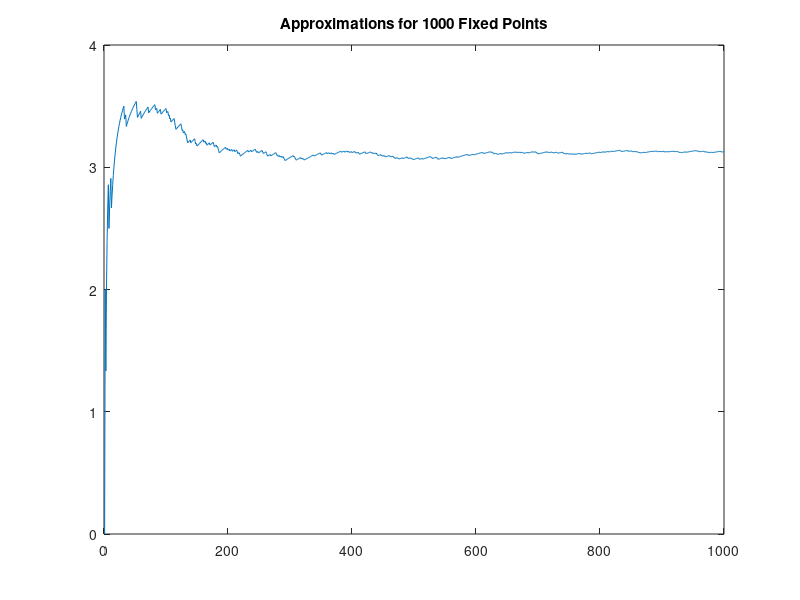

The MATLAB script that drew this image: (Note: this script raises an error after producing the figure.)
%%Homework One AMS595
%%Ramona Tobey 
%%id: 117607747
%{Assignment:The value of π can be estimated using a Monte Carlo algorithm by leveraging the
%relationship between the probability that randomly chosen points in the x − y plane
%fall within a specific region and the area of that region. Specifically, if we randomly
%select (x, y) ∈ [0, 1] × [0, 1] , these points will always lie within a unit square. Some
%of these points may also lie within a quarter of a circle with radius 1, centered at the
%origin. The area of this quarter circle is π/4, which represents the probability that a
%given random point will fall inside the circle. We can use this approach to compute
%π by generating a large number of random points and counting how many fall inside
%the circle compared to the total number of points generated (i.e., those that fall
%within the square). The ratio of these two quantities will approximate π/4. As the
%number of random points increases, the precision of our approximation improves


%Note about my code: for parts A, B, and C I assume that the code of the
%parts not being run will be commented out/run by section to not get three results all at
%once, or copied and pasted sperately to be run. Because of this, I reused
%some variable names through the different parts but it also should be fine
%if it's all ran at once since they are redefined before being used again
%% 

%Part A - for loop:

fixedPoints = [10^3,10^4,10^5,10^6,10^7]; %to set for different amount of fixed points

runTimes = zeros(5); %to store toc output for each number of fixed points

for j=1:5
    tic
    circlePts = 0; %to count how many fall in the circle
    piApproximations = zeros(1,fixedPoints(j)); %store the value corresponding to each i
    %where I run the approximations by creating fixedPoints number of
    %points and counting the ones in the circle
    for i=1:fixedPoints(j)
        x=rand;
        y=rand;
            if x^2+y^2<=1
                circlePts=circlePts+1;
            end
        piApproximations(1,i)=(4*circlePts/i);
    end

    %where I graph how accurate my approximation becomes
    formatSpec = "Approximations for %d Fixed Points";
    titleNumber = fixedPoints(j);
    figureTitle = sprintf(formatSpec, titleNumber);
    figure
        plot(piApproximations)
        title(figureTitle)
        yline(pi)
    runTimes(j)=toc;
end

%where I graph the time it took for each amount of points
figure
plot(fixedPoints,runTimes)
title('Time vs Fixed Points')
ylabel('Time in seconds')
xlabel('number of points')

%% 


% part B: using a while loop to approximate pi to a certain degree of
% precision without using the actual value of pi
% The user can set the sigFig and the max of the confirmationValue to determine the amount
% of accuracy they want and the computing cost they are willing to take up

sigFig=6; %to set a value beforehand
confirmationValue = 0; %what I will use to determine if while loop is done
loopRuns = 0; %to see how long it takes to get there
circlePts = 0; %to count how many fall in the circle
piTryLast = 3; %what will be used to store what approximation I got
format long
while confirmationValue < 30
    loopRuns=loopRuns+1;
    x = rand;
    y = rand;
    if x^2+y^2<=1
        circlePts=circlePts+1;
    end
    piTryNew = round(4 * circlePts / loopRuns,sigFig,'significant');
    if piTryNew == piTryLast
        confirmationValue = confirmationValue+1;
    else
        piTryLast = piTryNew; % Update the last approximation
    end
end
piTryNew
loopRuns

%% 

%Part three: making part two into a function that also plots the points

piSpec(4)

function piApprox = piSpec(s)
    confirmationValue = 0; %what I will use to determine if while loop is done
    loopRuns = 0; %to see how long it takes to get there
    circlePts = 0; %to count how many fall in the circle
    piTryLast = 3; %what will be used to store what approximation I got
    format long
    figure;
    hold on;
    x1 = linspace(0,1);
    y1 = sqrt(1-x1.^2);
    plot (x1,y1);
    title('plotted points')
    xRandomsCircle = [];
    yRandomsCircle = [];
    xRandomsNoCircle = [];
    yRandomsNoCircle = [];
    while confirmationValue < 20
        loopRuns=loopRuns+1;
        x = rand;
        y = rand;
        if x^2+y^2<=1
            circlePts=circlePts+1;
            xRandomsCircle = [xRandomsCircle,x];
            yRandomsCircle = [yRandomsCircle,y];
          
        else
            xRandomsNoCircle = [xRandomsNoCircle,x];
            yRandomsNoCircle = [yRandomsNoCircle,y];
        end
        piApprox = round(4 * circlePts / loopRuns,s,'significant');
        if piApprox == piTryLast
            confirmationValue = confirmationValue+1;
        else
            piTryLast = piApprox; % Update the last approximation
        end
    end
    scatter (xRandomsCircle,yRandomsCircle,'.','b')
    hold on;
    scatter(xRandomsNoCircle, yRandomsNoCircle, '.', 'r')
    textOnGraph = ["Pi Approximation: " , num2str(piApprox)];
    text(0.5, 0.5, textOnGraph, 'HorizontalAlignment', 'center', 'FontSize', 12, 'Color', 'k')
    hold off;
end
%% 
